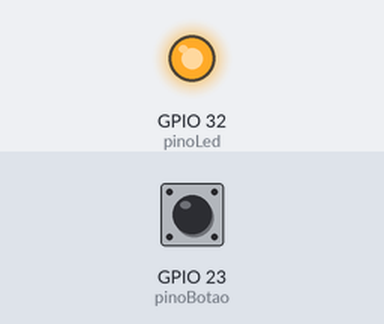
Recording of a sketch running on a simulated ESP32. Shown: output pins drawn as LEDs (lit = HIGH). The test bench sets the inputs (shaded band); at power-on: GPIO 23 (pinoBotao) HIGH.

Above: at 1.2 s.
1.3 s: GPIO 23 (pinoBotao) pulled LOW for 0.15 s
At 2.4 s:
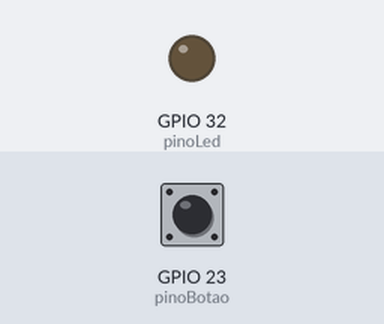
2.9 s: GPIO 23 (pinoBotao) pulled LOW for 1 s
At 4.9 s:
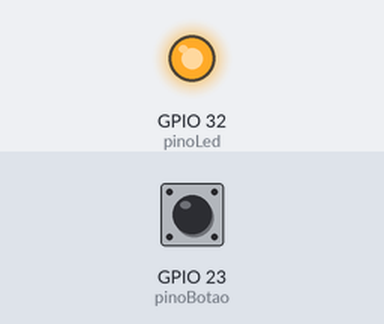
5.4 s: GPIO 23 (pinoBotao) pulled LOW for 3.2 s
At 9.7 s:
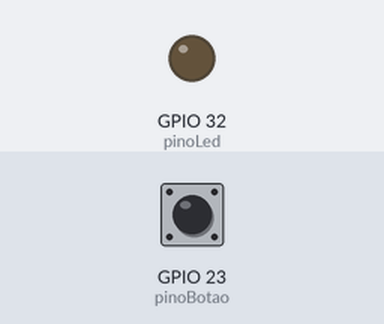
Timing chart, 0 to 11.2 s (numbered marks = the images above; inputs shaded):
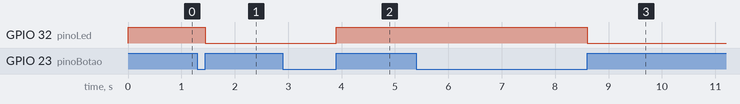

The sketch:

interrupcaoOK.ino
```cpp
volatile boolean ledOn = false;
const int pinoBotao = 23;
const int pinoLed = 32;

// const int TEMPO_DEBOUNCE = 100;
// unsigned long ultimo_acionamento = 0;

void IRAM_ATTR buttonPressed_ISR() {
  ledOn = !ledOn;
  // if ( (xTaskGetTickCount() - ultimo_acionamento)
  //   >= TEMPO_DEBOUNCE ) {
  //   ledOn = !ledOn;
  //   ultimo_acionamento = xTaskGetTickCount();
  // }
}
void setup() {
  pinMode(pinoBotao, INPUT_PULLUP);
  pinMode(pinoLed, OUTPUT);
  digitalWrite(pinoLed, LOW);
  attachInterrupt(pinoBotao, buttonPressed_ISR, RISING);
}
void loop() {
  if(ledOn) digitalWrite(pinoLed,LOW);
  if(!ledOn) digitalWrite(pinoLed,HIGH);
}
```

Measured:
- after the input at 1.3 s, GPIO 32 (pinoLed): HIGH → LOW after 0.15 s
- after the input at 2.9 s, GPIO 32 (pinoLed): LOW → HIGH after 1.0 s
- after the input at 5.4 s, GPIO 32 (pinoLed): HIGH → LOW after 3.2 s
